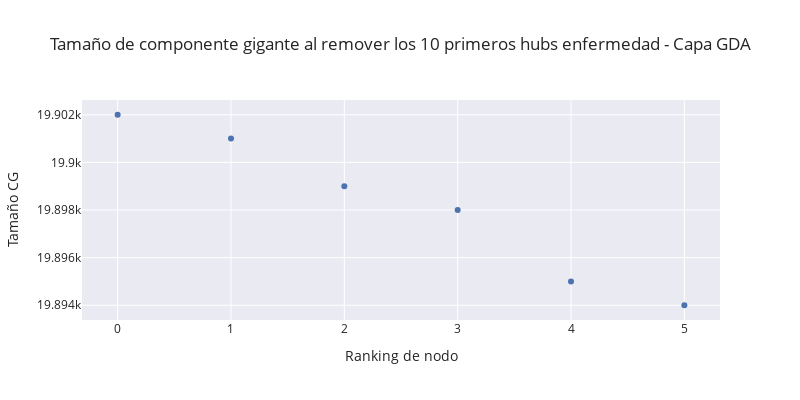
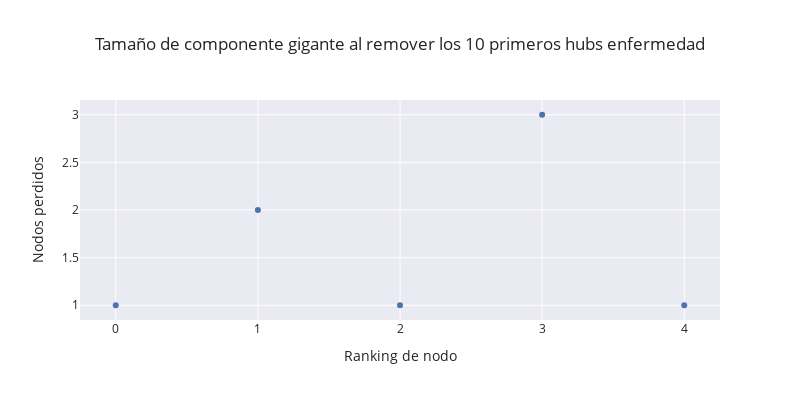

These figures' notebook cell, in order:
### Code cell
GDA2 = GDA.copy()
sizes = [gc_size(GDA2)]
for hub in highest_ranking:
    try: 
        GDA2.remove_node(hub)
        sizes.append(gc_size(GDA2))
    except:
        print(f"node {hub} not in GDA layer, trying next node")

if len(sizes) == 1:
    print(f"\nNo se consideraron hubs que participen de la capa GDA")
else:
    size_difference = [sizes[i-1] - sizes[i] for i in range(len(sizes))][1:]

    fig = px.scatter(x=np.arange(len(sizes)),y=sizes,width=800, height=400, title="Tamaño de componente gigante al remover los 10 primeros hubs enfermedad - Capa GDA").update_layout(xaxis_title="Ranking de nodo", yaxis_title="Tamaño CG")
    fig.show()

    fig2 = px.scatter(x=np.arange(len(sizes)-1),y=size_difference,width=800, height=400, title="Tamaño de componente gigante al remover los 10 primeros hubs enfermedad").update_layout(xaxis_title="Ranking de nodo", yaxis_title="Nodos perdidos")
    fig2.show()
    
    print(f"Hubs en capa GDA: {len(sizes)-1}")
    print(f"Al remover el hub más importante pierdo {sizes[0]-sizes[1]} nodos de la capa GDA \nAl remover los primeros 10, en total, pierdo {sizes[0] - sizes[-1]}")

### Figure 1 — Plotly figure (JSON) as saved in the notebook; plotly's stock layout.template omitted (floating-point values rounded to 4 significant figures)
{"data": [{"hovertemplate": "x=%{x}<br>y=%{y}<extra></extra>", "legendgroup": "", "marker": {"color": "rgb(76,114,176)", "symbol": "circle"}, "mode": "markers", "name": "", "orientation": "v", "showlegend": false, "type": "scatter", "x": [0, 1, 2, 3, 4, 5], "xaxis": "x", "y": [19902, 19901, 19899, 19898, 19895, 19894], "yaxis": "y"}], "layout": {"height": 400, "legend": {"tracegroupgap": 0}, "title": {"text": "Tamaño de componente gigante al remover los 10 primeros hubs enfermedad - Capa GDA"}, "width": 800, "xaxis": {"anchor": "y", "domain": [0, 1], "title": {"text": "Ranking de nodo"}}, "yaxis": {"anchor": "x", "domain": [0, 1], "title": {"text": "Tamaño CG"}}}}

### Figure 2 — Plotly figure (JSON) as saved in the notebook; plotly's stock layout.template omitted (floating-point values rounded to 4 significant figures)
{"data": [{"hovertemplate": "x=%{x}<br>y=%{y}<extra></extra>", "legendgroup": "", "marker": {"color": "rgb(76,114,176)", "symbol": "circle"}, "mode": "markers", "name": "", "orientation": "v", "showlegend": false, "type": "scatter", "x": [0, 1, 2, 3, 4], "xaxis": "x", "y": [1, 2, 1, 3, 1], "yaxis": "y"}], "layout": {"height": 400, "legend": {"tracegroupgap": 0}, "title": {"text": "Tamaño de componente gigante al remover los 10 primeros hubs enfermedad"}, "width": 800, "xaxis": {"anchor": "y", "domain": [0, 1], "title": {"text": "Ranking de nodo"}}, "yaxis": {"anchor": "x", "domain": [0, 1], "title": {"text": "Nodos perdidos"}}}}
